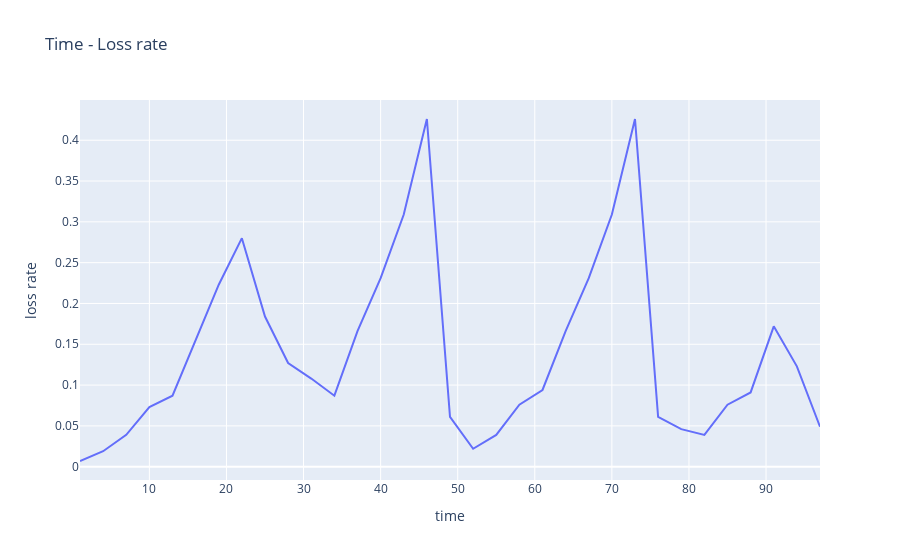
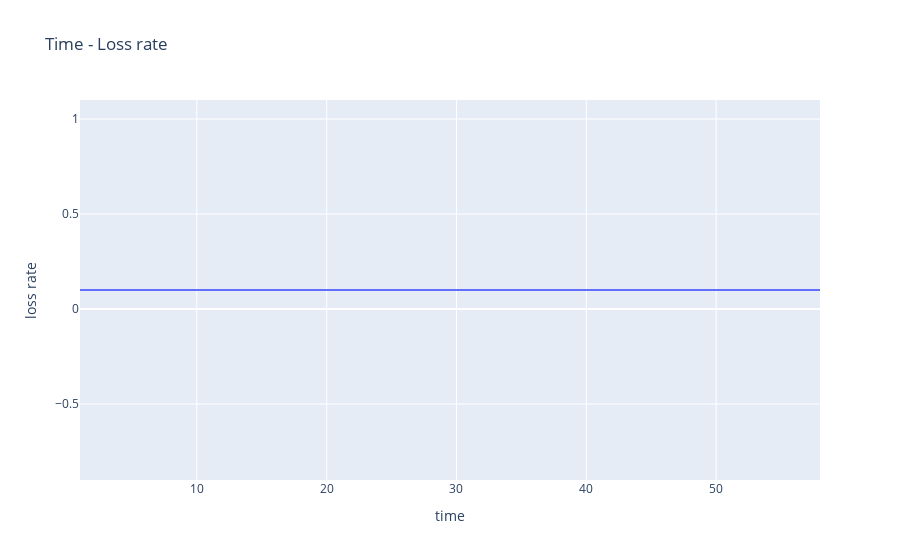

Notebook cell for these charts, in order:
### Code cell
fig = px.line(df.query("type=='send'"), x="time", y="loss rate", title='Time - Loss rate')
fig.show()
fig = px.line(df2.query("type=='send'"), x="time", y="loss rate", title='Time - Loss rate')
fig.show()

### Figure 1 — Plotly figure (JSON) as saved in the notebook; plotly's stock layout.template omitted (floating-point values rounded to 4 significant figures)
{"data": [{"hovertemplate": "time=%{x}<br>loss rate=%{y}<extra></extra>", "legendgroup": "", "line": {"color": "#636efa", "dash": "solid"}, "marker": {"symbol": "circle"}, "mode": "lines", "name": "", "orientation": "v", "showlegend": false, "type": "scatter", "x": [1, 4, 7, 10, 13, 16, 19, 22, 25, 28, 31, 34, 37, 40, 43, 46, 49, 52, 55, 58, 61, 64, 67, 70, 73, 76, 79, 82, 85, 88, 91, 94, 97], "xaxis": "x", "y": [0.007, 0.019, 0.039, 0.073, 0.087, 0.156, 0.223, 0.28, 0.184, 0.127, 0.108, 0.087, 0.166, 0.231, 0.309, 0.426, 0.061, 0.022, 0.039, 0.076, 0.094, 0.166, 0.231, 0.309, 0.426, 0.061, 0.046, 0.039, 0.076, 0.091, 0.172, 0.123, 0.049], "yaxis": "y"}], "layout": {"autosize": true, "legend": {"tracegroupgap": 0}, "title": {"text": "Time - Loss rate"}, "xaxis": {"anchor": "y", "autorange": true, "domain": [0, 1], "range": [1, 97], "title": {"text": "time"}, "type": "linear"}, "yaxis": {"anchor": "x", "autorange": true, "domain": [0, 1], "range": [-0.01628, 0.4493], "title": {"text": "loss rate"}, "type": "linear"}}}

### Figure 2 — Plotly figure (JSON) as saved in the notebook; plotly's stock layout.template omitted (floating-point values rounded to 4 significant figures)
{"data": [{"hovertemplate": "time=%{x}<br>loss rate=%{y}<extra></extra>", "legendgroup": "", "line": {"color": "#636efa", "dash": "solid"}, "marker": {"symbol": "circle"}, "mode": "lines", "name": "", "orientation": "v", "showlegend": false, "type": "scatter", "x": [1, 4, 7, 10, 13, 16, 19, 22, 25, 28, 31, 34, 37, 40, 43, 46, 49, 52, 55, 58], "xaxis": "x", "y": [0.1, 0.1, 0.1, 0.1, 0.1, 0.1, 0.1, 0.1, 0.1, 0.1, 0.1, 0.1, 0.1, 0.1, 0.1, 0.1, 0.1, 0.1, 0.1, 0.1], "yaxis": "y"}], "layout": {"autosize": true, "legend": {"tracegroupgap": 0}, "title": {"text": "Time - Loss rate"}, "xaxis": {"anchor": "y", "autorange": true, "domain": [0, 1], "range": [1, 58], "title": {"text": "time"}, "type": "linear"}, "yaxis": {"anchor": "x", "autorange": true, "domain": [0, 1], "range": [-0.9, 1.1], "title": {"text": "loss rate"}, "type": "linear"}}}
